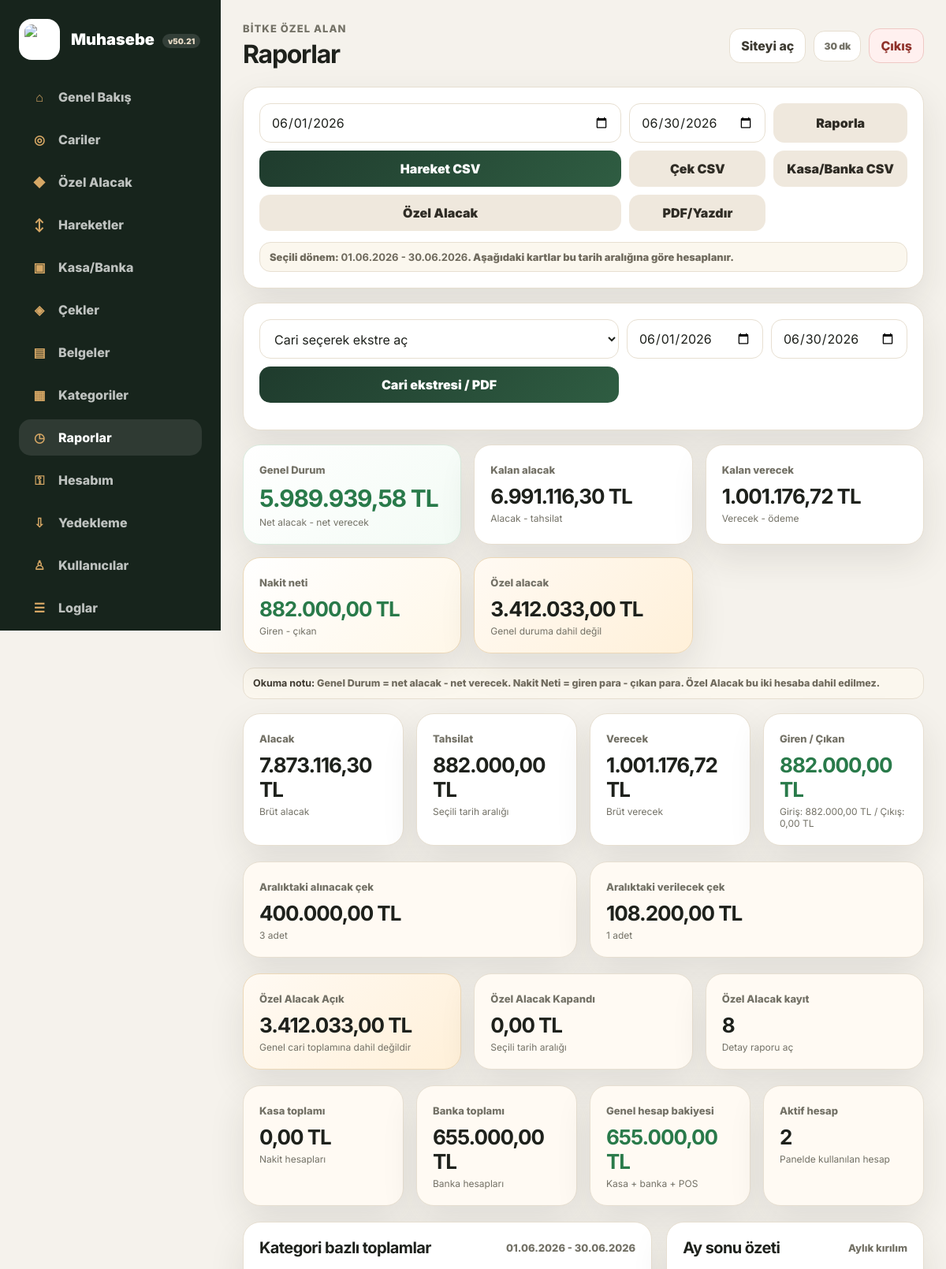
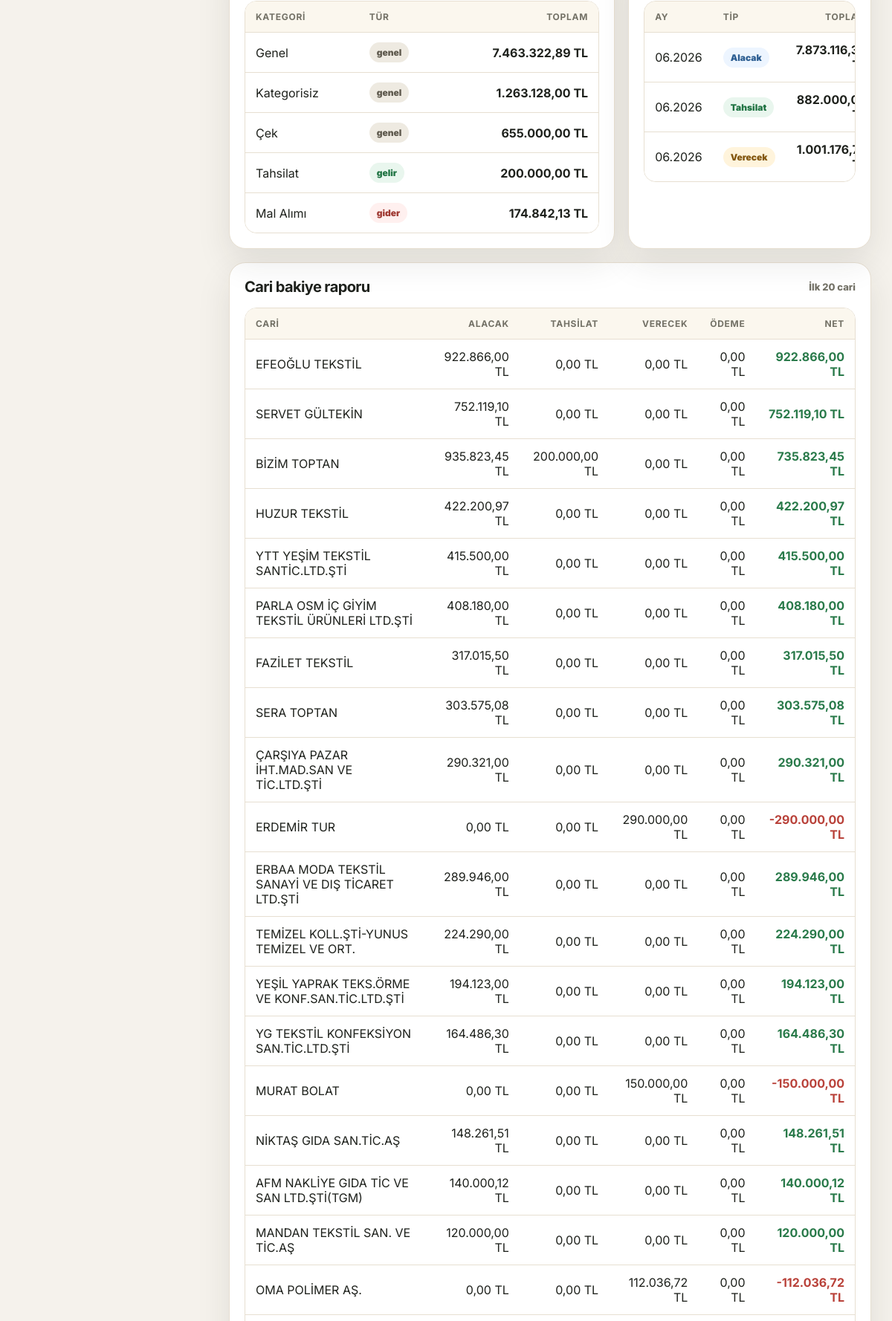
/raporlar.php (signed in, upper part), run on the app's committed database (2 pictures, top to bottom).
### tables this page shows
CREATE TABLE cariler (
        id INTEGER PRIMARY KEY AUTOINCREMENT,
        cari_type TEXT NOT NULL DEFAULT 'Firma',
        name TEXT NOT NULL,
        tax_no TEXT,
        phone TEXT,
        email TEXT,
        address TEXT,
        notes TEXT,
        created_at TEXT NOT NULL,
        updated_at TEXT NOT NULL
    , tax_office TEXT, authorized_person TEXT, iban TEXT, city TEXT);

### bootstrap.php (called while the page is built, shortened)
<?php
function db(): PDO
{
    static $pdo = null;
    if ($pdo instanceof PDO) return $pdo;
    $pdo = new PDO('sqlite:' . DB_PATH);
    $pdo->setAttribute(PDO::ATTR_ERRMODE, PDO::ERRMODE_EXCEPTION);
    $pdo->setAttribute(PDO::ATTR_DEFAULT_FETCH_MODE, PDO::FETCH_ASSOC);
    $pdo->exec('PRAGMA foreign_keys = ON');
    return $pdo;
}
function e($value): string { return htmlspecialchars((string)$value, ENT_QUOTES, 'UTF-8'); }
function money($amount): string { return number_format((float)$amount, 2, ',', '.') . ' TL'; }
function tr_date(?string $date): string { if (!$date) return '-'; $ts = strtotime($date); return $ts ? date('d.m.Y', $ts) : e($date); }
function month_label(?string $ym): string { if (!$ym) return '-'; $ts = strtotime($ym . '-01'); return $ts ? date('m.Y', $ts) : e($ym); }
function movement_types(): array
{
    return [
        'alacak' => ['label'=>'Alacak','tone'=>'info'],
        'tahsilat' => ['label'=>'Tahsilat','tone'=>'success'],
        'verecek' => ['label'=>'Verecek','tone'=>'warning'],
        'odeme' => ['label'=>'Ödeme','tone'=>'danger'],
        'gelir' => ['label'=>'Gelir','tone'=>'success'],
        'gider' => ['label'=>'Gider','tone'=>'danger'],
    ];
}
function movement_entry_types(): array
{
    $types = movement_types();
    $ordered = [];
    foreach ($types as $key => $meta) {
        $ordered[$key] = $meta;
        if ($key === 'alacak') {
            $ordered['ozel_alacak'] = ['label'=>'Özel Alacak','tone'=>'special'];
        }
    }
    return $ordered;
}
function movement_label(string $type): string { $t = movement_entry_types(); return $t[$type]['label'] ?? $type; }
function movement_tone(string $type): string { $t = movement_entry_types(); return $t[$type]['tone'] ?? 'neutral'; }
function private_receivable_totals(array $filters = []): array
{
    $where = [];
    $params = [];
    if (!empty($filters['start'])) { $where[] = 'pr.receivable_date>=?'; $params[] = $filters['start']; }
    if (!empty($filters['end'])) { $where[] = 'pr.receivable_date<=?'; $params[] = $filters['end']; }
    $sql = 'SELECT pr.status, SUM(pr.amount) AS total, COUNT(*) AS total_count FROM private_receivables pr JOIN cariler c ON c.id=pr.cari_id';
    if ($where) $sql .= ' WHERE ' . implode(' AND ', $where);
    $sql .= ' GROUP BY pr.status';
    $stmt = db()->prepare($sql);
    $stmt->execute($params);
    $summary = ['acik'=>0,'kapandi'=>0,'iptal'=>0,'toplam'=>0,'count'=>0];
    foreach ($stmt->fetchAll() as $row) {
        $status = $row['status'] ?: 'acik';
        $summary[$status] += (float)($row['total'] ?? 0);
        $summary['count'] += (int)($row['total_count'] ?? 0);
    }
    $summary['toplam'] = $summary['acik'] + $summary['kapandi'];
    return $summary;
}
function dashboard_totals(?string $start = null, ?string $end = null): array
{
    $where=[]; $params=[];
    if ($start) { $where[]='movement_date >= ?'; $params[]=$start; }
    if ($end) { $where[]='movement_date <= ?'; $params[]=$end; }
    $where[]='COALESCE(is_cancelled,0)=0';
    $sql='SELECT movement_type, SUM(amount) AS total FROM movements';
    if ($where) $sql .= ' WHERE ' . implode(' AND ', $where);
    $sql .= ' GROUP BY movement_type';
    $stmt = db()->prepare($sql); $stmt->execute($params);
    $totals=['alacak'=>0,'tahsilat'=>0,'verecek'=>0,'odeme'=>0,'gelir'=>0,'gider'=>0];
    foreach ($stmt->fetchAll() as $row) if (isset($totals[$row['movement_type']])) $totals[$row['movement_type']] = (float)$row['total'];
    $totals['net_alacak']=$totals['alacak']-$totals['tahsilat'];
    $totals['net_verecek']=$totals['verecek']-$totals['odeme'];
    $totals['net_gelir_gider']=$totals['gelir']-$totals['gider'];
    return $totals;
}
function check_totals(?string $start = null, ?string $end = null, bool $pendingOnly = true): array
{
    $where=["COALESCE(is_cancelled,0)=0"]; $params=[];
    if ($start) { $where[]='due_date >= ?'; $params[]=$start; }
    if ($end) { $where[]='due_date <= ?'; $params[]=$end; }
    $sql='SELECT direction, SUM(amount) AS total, COUNT(*) AS count_total FROM checks';
    if ($where) $sql .= ' WHERE ' . implode(' AND ', $where);
    $sql .= ' GROUP BY direction';
    $stmt=db()->prepare($sql); $stmt->execute($params);
    $totals=['alinacak'=>0,'verilecek'=>0,'alinacak_count'=>0,'verilecek_count'=>0];
    foreach ($stmt->fetchAll() as $r) {
        if (isset($totals[$r['direction']])) {
            $totals[$r['direction']] = (float)$r['total'];
            $totals[$r['direction'].'_count'] = (int)$r['count_total'];
        }
    }
    return $totals;
}
function accounts_for_select(bool $activeOnly = true): array
{
    $sql = 'SELECT * FROM accounts';
    $sql .= ' ORDER BY account_type ASC, name ASC';
    return db()->query($sql)->fetchAll();
}
function account_balance(int $accountId): float
{
    $stmt = db()->prepare("SELECT opening_balance FROM accounts WHERE id=?");
    $stmt->execute([$accountId]);
    $opening = (float)($stmt->fetchColumn() ?: 0);
    $stmt = db()->prepare("SELECT direction, SUM(amount) AS total FROM account_transactions WHERE account_id=? GROUP BY direction");
    $stmt->execute([$accountId]);
    foreach ($stmt->fetchAll() as $r) {
        if ($r['direction'] === 'in') $opening += (float)$r['total'];
    }
    return $opening;
}
function account_summary(): array
{
    $rows = accounts_for_select(false);
    $summary = ['kasa'=>0,'banka'=>0,'pos'=>0,'diger'=>0,'total'=>0,'active'=>0];
    foreach ($rows as $a) {
        $bal = account_balance((int)$a['id']);
        $type = $a['account_type'] ?: 'diger';
        $summary[$type] += $bal;
        $summary['total'] += $bal;
        if ((int)$a['is_active'] === 1) $summary['active']++;
    }
    return $summary;
}

### raporlar.php (the view, shortened to what this page needs)
<?php
require_once __DIR__ . '/layout.php';
$start = $_GET['start'] ?? date('Y-m-01');
$end = $_GET['end'] ?? date('Y-m-t');
$totals = dashboard_totals($start, $end);
$reportCashIn = (float)$totals['gelir'] + (float)$totals['tahsilat'];
$reportCashOut = (float)$totals['gider'] + (float)$totals['odeme'];
$reportCashNet = $reportCashIn - $reportCashOut;
$reportNetPosition = (float)$totals['net_alacak'] - (float)$totals['net_verecek'];
$checkTotalsRange = check_totals($start, $end, false);
$stmt = db()->prepare("SELECT cat.name, cat.type, SUM(m.amount) AS total FROM movements m LEFT JOIN categories cat ON cat.id=m.category_id WHERE COALESCE(m.is_cancelled,0)=0 AND m.movement_date BETWEEN ? AND ? GROUP BY cat.id ORDER BY total DESC");
$stmt->execute([$start,$end]); $categoryTotals = $stmt->fetchAll();
$stmt = db()->prepare("SELECT strftime('%Y-%m', movement_date) AS month, movement_type, SUM(amount) AS total FROM movements WHERE COALESCE(is_cancelled,0)=0 AND movement_date BETWEEN ? AND ? GROUP BY month, movement_type ORDER BY month ASC");
$stmt->execute([$start,$end]); $monthly = $stmt->fetchAll();
$stmt = db()->prepare("SELECT c.id,c.name,
 SUM(CASE WHEN m.movement_type='alacak' THEN m.amount ELSE 0 END) AS alacak,
 SUM(CASE WHEN m.movement_type='tahsilat' THEN m.amount ELSE 0 END) AS tahsilat,
 SUM(CASE WHEN m.movement_type='verecek' THEN m.amount ELSE 0 END) AS verecek,
 SUM(CASE WHEN m.movement_type='odeme' THEN m.amount ELSE 0 END) AS odeme
 FROM cariler c JOIN movements m ON m.cari_id=c.id WHERE COALESCE(m.is_cancelled,0)=0 AND m.movement_date BETWEEN ? AND ? GROUP BY c.id ORDER BY ABS((alacak-tahsilat)-(verecek-odeme)) DESC LIMIT 20");
$stmt->execute([$start,$end]); $cariTotals=$stmt->fetchAll();
$accountSummary = account_summary();
$privateSummary = private_receivable_totals(['start'=>$start, 'end'=>$end]);
$print = isset($_GET['print']);
?>
<section class="panel-card report-controls <?php echo $print?'print-hide':''; ?>">
  <form class="filterbar" method="get"><input type="date" name="start" value="<?php echo e($start); ?>"><input type="date" name="end" value="<?php echo e($end); ?>"><button class="btn btn-secondary">Raporla</button><a class="btn btn-primary" href="export.php?type=movements&start=<?php echo e($start); ?>&end=<?php echo e($end); ?>">Hareket CSV</a><a class="btn btn-secondary" href="export.php?type=checks&start=<?php echo e($start); ?>&end=<?php echo e($end); ?>">Çek CSV</a><a class="btn btn-secondary" href="export.php?type=account_transactions&start=<?php echo e($start); ?>&end=<?php echo e($end); ?>">Kasa/Banka CSV</a><a class="btn btn-secondary" href="ozel-alacaklar.php?start=<?php echo e($start); ?>&end=<?php echo e($end); ?>">Özel Alacak</a><a class="btn btn-secondary" href="raporlar.php?start=<?php echo e($start); ?>&end=<?php echo e($end); ?>&print=1" target="_blank">PDF/Yazdır</a></form>
  <div class="report-period-note">Seçili dönem: <strong><?php echo e(tr_date($start)); ?> - <?php echo e(tr_date($end)); ?></strong>. Aşağıdaki kartlar bu tarih aralığına göre hesaplanır.</div>
</section>
<section class="panel-card report-controls <?php echo $print?'print-hide':''; ?>">
  <form class="filterbar" method="get" action="cari-ekstre.php" target="_blank"><select name="id" required><option value="">Cari seçerek ekstre aç</option><?php foreach($cariler as $c): ?><option value="<?php echo e($c['id']); ?>"><?php echo e($c['name']); ?></option><?php endforeach; ?></select><input type="date" name="start" value="<?php echo e($start); ?>"><input type="date" name="end" value="<?php echo e($end); ?>"><button class="btn btn-primary">Cari ekstresi / PDF</button></form>
</section>
<section class="stats-grid five report-block report-position-grid">
  <article class="stat-card status report-hero-stat"><span>Genel Durum</span><strong class="<?php echo $reportNetPosition>=0?'text-success':'text-danger'; ?>"><?php echo e(money($reportNetPosition)); ?></strong><small>Net alacak - net verecek</small></article>
  <article class="stat-card"><span>Kalan alacak</span><strong><?php echo e(money($totals['net_alacak'])); ?></strong><small>Alacak - tahsilat</small></article>
  <article class="stat-card"><span>Kalan verecek</span><strong><?php echo e(money($totals['net_verecek'])); ?></strong><small>Verecek - ödeme</small></article>
  <article class="stat-card cash"><span>Nakit neti</span><strong class="<?php echo $reportCashNet>=0?'text-success':'text-danger'; ?>"><?php echo e(money($reportCashNet)); ?></strong><small>Giren - çıkan</small></article>
  <article class="stat-card special"><span>Özel alacak</span><strong><?php echo e(money($privateSummary['acik'])); ?></strong><small>Genel duruma dahil değil</small></article>
</section>
<p class="calc-note report-calc-note"><strong>Okuma notu:</strong> Genel Durum = net alacak - net verecek. Nakit Neti = giren para - çıkan para. Özel Alacak bu iki hesaba dahil edilmez.</p>
<section class="stats-grid four report-block">
  <article class="stat-card"><span>Alacak</span><strong><?php echo e(money($totals['alacak'])); ?></strong><small>Brüt alacak</small></article>
  <article class="stat-card"><span>Tahsilat</span><strong><?php echo e(money($totals['tahsilat'])); ?></strong><small>Seçili tarih aralığı</small></article>
  <article class="stat-card"><span>Verecek</span><strong><?php echo e(money($totals['verecek'])); ?></strong><small>Brüt verecek</small></article>
  <article class="stat-card"><span>Giren / Çıkan</span><strong class="<?php echo $reportCashNet>=0?'text-success':'text-danger'; ?>"><?php echo e(money($reportCashNet)); ?></strong><small>Giriş: <?php echo e(money($reportCashIn)); ?> / Çıkış: <?php echo e(money($reportCashOut)); ?></small></article>
</section>
<section class="stats-grid two report-block">
  <article class="stat-card soft"><span>Aralıktaki alınacak çek</span><strong><?php echo e(money($checkTotalsRange['alinacak'])); ?></strong><small><?php echo e($checkTotalsRange['alinacak_count']); ?> adet</small></article>
  <article class="stat-card soft"><span>Aralıktaki verilecek çek</span><strong><?php echo e(money($checkTotalsRange['verilecek'])); ?></strong><small><?php echo e($checkTotalsRange['verilecek_count']); ?> adet</small></article>
</section>
<section class="stats-grid three report-block">
  <article class="stat-card special"><span>Özel Alacak Açık</span><strong><?php echo e(money($privateSummary['acik'])); ?></strong><small>Genel cari toplamına dahil değildir</small></article>
  <article class="stat-card soft"><span>Özel Alacak Kapandı</span><strong><?php echo e(money($privateSummary['kapandi'])); ?></strong><small>Seçili tarih aralığı</small></article>
  <article class="stat-card soft"><span>Özel Alacak kayıt</span><strong><?php echo e((string)$privateSummary['count']); ?></strong><small><a href="ozel-alacaklar.php?start=<?php echo e($start); ?>&end=<?php echo e($end); ?>">Detay raporu aç</a></small></article>
</section>
<section class="stats-grid four report-block">
  <article class="stat-card soft"><span>Kasa toplamı</span><strong><?php echo e(money($accountSummary['kasa'])); ?></strong><small>Nakit hesapları</small></article>
  <article class="stat-card soft"><span>Banka toplamı</span><strong><?php echo e(money($accountSummary['banka'])); ?></strong><small>Banka hesapları</small></article>
  <article class="stat-card soft"><span>Genel hesap bakiyesi</span><strong class="<?php echo $accountSummary['total']>=0?'text-success':'text-danger'; ?>"><?php echo e(money($accountSummary['total'])); ?></strong><small>Kasa + banka + POS</small></article>
  <article class="stat-card soft"><span>Aktif hesap</span><strong><?php echo e($accountSummary['active']); ?></strong><small>Panelde kullanılan hesap</small></article>
</section>
<section class="content-grid">
  <article class="panel-card"><div class="card-head"><h3>Kategori bazlı toplamlar</h3><span><?php echo e(tr_date($start)); ?> - <?php echo e(tr_date($end)); ?></span></div><div class="table-wrap"><table><thead><tr><th>Kategori</th><th>Tür</th><th class="right">Toplam</th></tr></thead><tbody><?php if(!$categoryTotals): ?><tr><td colspan="3" class="empty">Veri yok.</td></tr><?php endif; ?><?php foreach($categoryTotals as $r): ?><tr><td><?php echo e($r['name'] ?: 'Kategorisiz'); ?></td><td><?php echo badge($r['type'] ?: 'genel', ($r['type']==='gider')?'danger':(($r['type']==='gelir')?'success':'neutral')); ?></td><td class="right"><strong><?php echo e(money($r['total'])); ?></strong></td></tr><?php endforeach; ?></tbody></table></div></article>
  <article class="panel-card"><div class="card-head"><h3>Ay sonu özeti</h3><span>Aylık kırılım</span></div><div class="table-wrap"><table><thead><tr><th>Ay</th><th>Tip</th><th class="right">Toplam</th></tr></thead><tbody><?php if(!$monthly): ?><tr><td colspan="3" class="empty">Veri yok.</td></tr><?php endif; ?><?php foreach($monthly as $r): ?><tr><td><?php echo e(month_label($r['month'])); ?></td><td><?php echo badge(movement_label($r['movement_type']), movement_tone($r['movement_type'])); ?></td><td class="right"><strong><?php echo e(money($r['total'])); ?></strong></td></tr><?php endforeach; ?></tbody></table></div></article>
</section>
<section class="panel-card report-block"><div class="card-head"><h3>Cari bakiye raporu</h3><span>İlk 20 cari</span></div><div class="table-wrap"><table><thead><tr><th>Cari</th><th class="right">Alacak</th><th class="right">Tahsilat</th><th class="right">Verecek</th><th class="right">Ödeme</th><th class="right">Net</th></tr></thead><tbody><?php if(!$cariTotals): ?><tr><td colspan="6" class="empty">Veri yok.</td></tr><?php endif; ?><?php foreach($cariTotals as $c): $net=((float)$c['alacak']-(float)$c['tahsilat'])-((float)$c['verecek']-(float)$c['odeme']); ?><tr><td><a href="cari-detay.php?id=<?php echo e($c['id']); ?>"><?php echo e($c['name']); ?></a></td><td class="right"><?php echo e(money($c['alacak'])); ?></td><td class="right"><?php echo e(money($c['tahsilat'])); ?></td><td class="right"><?php echo e(money($c['verecek'])); ?></td><td class="right"><?php echo e(money($c['odeme'])); ?></td><td class="right"><strong class="<?php echo $net>=0?'text-success':'text-danger'; ?>"><?php echo e(money($net)); ?></strong></td></tr><?php endforeach; ?></tbody></table></div></section>

### data on the page
cariler: name "EFEOĞLU TEKSTİL", alacak "922.866,00 TL", tahsilat "0,00 TL", verecek "0,00 TL", odeme "0,00 TL", net "922.866,00 TL"
cariler: name "SERVET GÜLTEKİN", alacak "752.119,10 TL", tahsilat "0,00 TL", verecek "0,00 TL", odeme "0,00 TL", net "752.119,10 TL"
cariler: name "BİZİM TOPTAN", alacak "935.823,45 TL", tahsilat "200.000,00 TL", verecek "0,00 TL", odeme "0,00 TL", net "735.823,45 TL"
cariler: name "HUZUR TEKSTİL", alacak "422.200,97 TL", tahsilat "0,00 TL", verecek "0,00 TL", odeme "0,00 TL", net "422.200,97 TL"
cariler: name "YTT YEŞİM TEKSTİL SANTİC.LTD.ŞTİ", alacak "415.500,00 TL", tahsilat "0,00 TL", verecek "0,00 TL", odeme "0,00 TL", net "415.500,00 TL"
cariler: name "PARLA OSM İÇ GİYİM TEKSTİL ÜRÜNLERİ LTD.ŞTİ", alacak "408.180,00 TL", tahsilat "0,00 TL", verecek "0,00 TL", odeme "0,00 TL", net "408.180,00 TL"
cariler: name "FAZİLET TEKSTİL", alacak "317.015,50 TL", tahsilat "0,00 TL", verecek "0,00 TL", odeme "0,00 TL", net "317.015,50 TL"
cariler: name "SERA TOPTAN", alacak "303.575,08 TL", tahsilat "0,00 TL", verecek "0,00 TL", odeme "0,00 TL", net "303.575,08 TL"
cariler: name "ÇARŞIYA PAZAR İHT.MAD.SAN VE TİC.LTD.ŞTİ", alacak "290.321,00 TL", tahsilat "0,00 TL", verecek "0,00 TL", odeme "0,00 TL", net "290.321,00 TL"
cariler: name "ERDEMİR TUR", alacak "0,00 TL", tahsilat "0,00 TL", verecek "290.000,00 TL", odeme "0,00 TL", net "-290.000,00 TL"
cariler: name "ERBAA MODA TEKSTİL SANAYİ VE DIŞ TİCARET LTD.ŞTİ", alacak "289.946,00 TL", tahsilat "0,00 TL", verecek "0,00 TL", odeme "0,00 TL", net "289.946,00 TL"
cariler: name "TEMİZEL KOLL.ŞTİ-YUNUS TEMİZEL VE ORT.", alacak "224.290,00 TL", tahsilat "0,00 TL", verecek "0,00 TL", odeme "0,00 TL", net "224.290,00 TL"
cariler: name "YEŞİL YAPRAK TEKS.ÖRME VE KONF.SAN.TİC.LTD.ŞTİ", alacak "194.123,00 TL", tahsilat "0,00 TL", verecek "0,00 TL", odeme "0,00 TL", net "194.123,00 TL"
cariler: name "YG TEKSTİL KONFEKSİYON SAN.TİC.LTD.ŞTİ", alacak "164.486,30 TL", tahsilat "0,00 TL", verecek "0,00 TL", odeme "0,00 TL", net "164.486,30 TL"
cariler: name "MURAT BOLAT", alacak "0,00 TL", tahsilat "0,00 TL", verecek "150.000,00 TL", odeme "0,00 TL", net "-150.000,00 TL"
cariler: name "NİKTAŞ GIDA SAN.TİC.AŞ", alacak "148.261,51 TL", tahsilat "0,00 TL", verecek "0,00 TL", odeme "0,00 TL", net "148.261,51 TL"
cariler: name "AFM NAKLİYE GIDA TİC VE SAN LTD.ŞTİ(TGM)", alacak "140.000,12 TL", tahsilat "0,00 TL", verecek "0,00 TL", odeme "0,00 TL", net "140.000,12 TL"
cariler: name "MANDAN TEKSTİL SAN. VE TİC.AŞ", alacak "120.000,00 TL", tahsilat "0,00 TL", verecek "0,00 TL", odeme "0,00 TL", net "120.000,00 TL"
cariler: name "OMA POLİMER AŞ.", alacak "0,00 TL", tahsilat "0,00 TL", verecek "112.036,72 TL", odeme "0,00 TL", net "-112.036,72 TL"

### other printed values
APP_VERSION "v50.21"
$item[3] "⌂"
$item[2] "Genel Bakış"
$item[3] "◎"
$item[2] "Cariler"
$item[3] "◆"
$item[2] "Özel Alacak"
$item[3] "↕"
$item[2] "Hareketler"
$item[3] "▣"
$item[2] "Kasa/Banka"
$item[3] "◈"
$item[2] "Çekler"
$item[3] "▤"
$item[2] "Belgeler"
